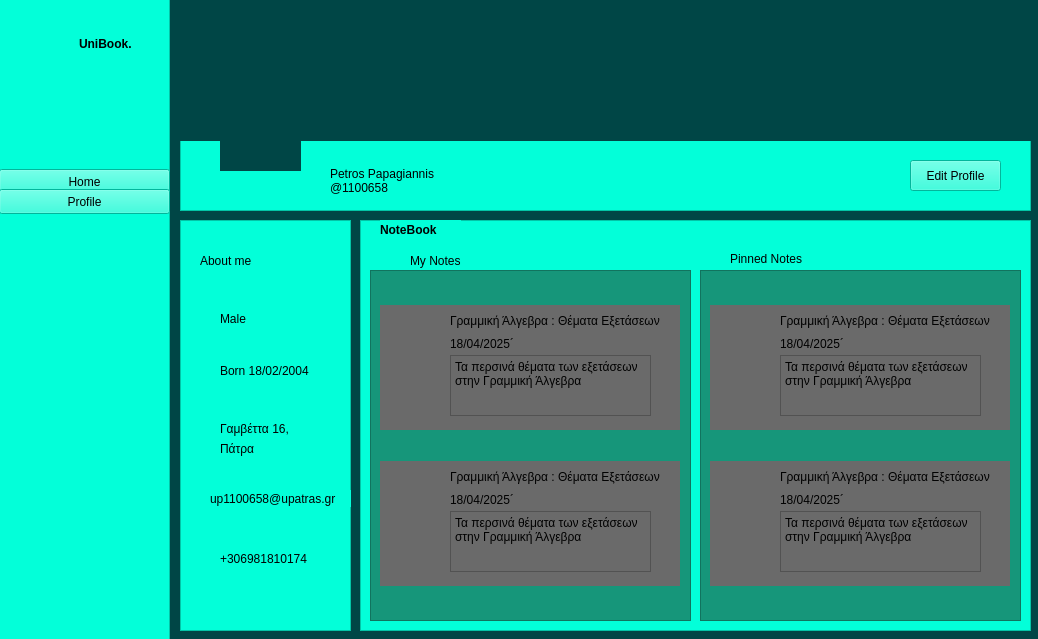
<?xml version="1.0" encoding="UTF-8"?>
<ui version="4.0">
 <class>MainWindow</class>
 <widget class="QMainWindow" name="MainWindow">
  <property name="geometry">
   <rect>
    <x>0</x>
    <y>0</y>
    <width>1038</width>
    <height>639</height>
   </rect>
  </property>
  <property name="windowTitle">
   <string>MainWindow</string>
  </property>
  <property name="styleSheet">
   <string notr="true">background-color: rgb(0, 70, 70);</string>
  </property>
  <widget class="QWidget" name="centralwidget">
   <widget class="QFrame" name="frame">
    <property name="geometry">
     <rect>
      <x>-1</x>
      <y>-1</y>
      <width>171</width>
      <height>641</height>
     </rect>
    </property>
    <property name="styleSheet">
     <string notr="true">background-color: rgb(3, 255, 217);</string>
    </property>
    <property name="frameShape">
     <enum>QFrame::StyledPanel</enum>
    </property>
    <property name="frameShadow">
     <enum>QFrame::Raised</enum>
    </property>
    <widget class="QPushButton" name="pushButton">
     <property name="geometry">
      <rect>
       <x>0</x>
       <y>170</y>
       <width>171</width>
       <height>25</height>
      </rect>
     </property>
     <property name="styleSheet">
      <string notr="true">font: 11pt &quot;Sans Serif&quot;;</string>
     </property>
     <property name="text">
      <string>Home</string>
     </property>
    </widget>
    <widget class="QPushButton" name="pushButton_2">
     <property name="geometry">
      <rect>
       <x>0</x>
       <y>190</y>
       <width>171</width>
       <height>25</height>
      </rect>
     </property>
     <property name="styleSheet">
      <string notr="true">font: 11pt &quot;Sans Serif&quot;;</string>
     </property>
     <property name="text">
      <string>Profile</string>
     </property>
    </widget>
    <widget class="QLabel" name="label">
     <property name="geometry">
      <rect>
       <x>80</x>
       <y>30</y>
       <width>81</width>
       <height>31</height>
      </rect>
     </property>
     <property name="styleSheet">
      <string notr="true">font: italic 14pt &quot;Sans Serif&quot;;</string>
     </property>
     <property name="text">
      <string>&lt;html&gt;&lt;head/&gt;&lt;body&gt;&lt;p&gt;&lt;span style=&quot; font-weight:700;&quot;&gt;UniBook.&lt;/span&gt;&lt;/p&gt;&lt;/body&gt;&lt;/html&gt;</string>
     </property>
    </widget>
    <widget class="QLabel" name="label_2">
     <property name="geometry">
      <rect>
       <x>10</x>
       <y>10</y>
       <width>51</width>
       <height>51</height>
      </rect>
     </property>
     <property name="text">
      <string/>
     </property>
     <property name="pixmap">
      <pixmap>../../../../../../../Downloads/image 1.png</pixmap>
     </property>
    </widget>
   </widget>
   <widget class="QLabel" name="label_3">
    <property name="geometry">
     <rect>
      <x>180</x>
      <y>10</y>
      <width>851</width>
      <height>131</height>
     </rect>
    </property>
    <property name="text">
     <string/>
    </property>
    <property name="pixmap">
     <pixmap>../../../../../../../Downloads/image 3.png</pixmap>
    </property>
    <property name="scaledContents">
     <bool>true</bool>
    </property>
   </widget>
   <widget class="QFrame" name="frame_2">
    <property name="geometry">
     <rect>
      <x>180</x>
      <y>10</y>
      <width>851</width>
      <height>201</height>
     </rect>
    </property>
    <property name="styleSheet">
     <string notr="true">background-color: rgb(3, 255, 217);</string>
    </property>
    <property name="frameShape">
     <enum>QFrame::StyledPanel</enum>
    </property>
    <property name="frameShadow">
     <enum>QFrame::Raised</enum>
    </property>
    <widget class="QLabel" name="label_5">
     <property name="geometry">
      <rect>
       <x>150</x>
       <y>150</y>
       <width>121</width>
       <height>41</height>
      </rect>
     </property>
     <property name="styleSheet">
      <string notr="true">color: rgb(0, 0, 0);</string>
     </property>
     <property name="text">
      <string>Petros Papagiannis
@1100658</string>
     </property>
    </widget>
    <widget class="QPushButton" name="editProfBut">
     <property name="geometry">
      <rect>
       <x>730</x>
       <y>150</y>
       <width>91</width>
       <height>31</height>
      </rect>
     </property>
     <property name="text">
      <string>Edit Profile</string>
     </property>
    </widget>
   </widget>
   <widget class="QLabel" name="label_4">
    <property name="geometry">
     <rect>
      <x>220</x>
      <y>90</y>
      <width>81</width>
      <height>81</height>
     </rect>
    </property>
    <property name="text">
     <string/>
    </property>
    <property name="pixmap">
     <pixmap>../../../../../../../Downloads/Profile Image.png</pixmap>
    </property>
    <property name="scaledContents">
     <bool>true</bool>
    </property>
   </widget>
   <widget class="QFrame" name="frame_3">
    <property name="geometry">
     <rect>
      <x>180</x>
      <y>220</y>
      <width>171</width>
      <height>411</height>
     </rect>
    </property>
    <property name="styleSheet">
     <string notr="true">background-color: rgb(3, 255, 217);</string>
    </property>
    <property name="frameShape">
     <enum>QFrame::StyledPanel</enum>
    </property>
    <property name="frameShadow">
     <enum>QFrame::Raised</enum>
    </property>
    <widget class="QLabel" name="label_6">
     <property name="geometry">
      <rect>
       <x>20</x>
       <y>30</y>
       <width>71</width>
       <height>21</height>
      </rect>
     </property>
     <property name="styleSheet">
      <string notr="true">font: 10pt &quot;Sans Serif&quot;;</string>
     </property>
     <property name="text">
      <string>About me</string>
     </property>
    </widget>
    <widget class="QLabel" name="label_7">
     <property name="geometry">
      <rect>
       <x>40</x>
       <y>90</y>
       <width>54</width>
       <height>17</height>
      </rect>
     </property>
     <property name="text">
      <string>Male</string>
     </property>
    </widget>
    <widget class="QLabel" name="label_8">
     <property name="geometry">
      <rect>
       <x>40</x>
       <y>130</y>
       <width>121</width>
       <height>41</height>
      </rect>
     </property>
     <property name="text">
      <string>Born 18/02/2004 </string>
     </property>
    </widget>
    <widget class="QLabel" name="label_9">
     <property name="geometry">
      <rect>
       <x>40</x>
       <y>200</y>
       <width>81</width>
       <height>17</height>
      </rect>
     </property>
     <property name="text">
      <string>Γαμβέττα 16,</string>
     </property>
    </widget>
    <widget class="QLabel" name="label_10">
     <property name="geometry">
      <rect>
       <x>40</x>
       <y>220</y>
       <width>54</width>
       <height>17</height>
      </rect>
     </property>
     <property name="text">
      <string>Πάτρα</string>
     </property>
    </widget>
    <widget class="QLabel" name="label_11">
     <property name="geometry">
      <rect>
       <x>40</x>
       <y>330</y>
       <width>101</width>
       <height>17</height>
      </rect>
     </property>
     <property name="text">
      <string>+306981810174</string>
     </property>
    </widget>
    <widget class="QLabel" name="label_12">
     <property name="geometry">
      <rect>
       <x>30</x>
       <y>270</y>
       <width>141</width>
       <height>17</height>
      </rect>
     </property>
     <property name="text">
      <string>up1100658@upatras.gr</string>
     </property>
    </widget>
    <widget class="QLabel" name="label_13">
     <property name="geometry">
      <rect>
       <x>10</x>
       <y>80</y>
       <width>20</width>
       <height>21</height>
      </rect>
     </property>
     <property name="text">
      <string/>
     </property>
     <property name="pixmap">
      <pixmap resource="../Qss/icons/_icons.qrc">:/font_awesome/regular/icons/font_awesome/regular/user.png</pixmap>
     </property>
     <property name="scaledContents">
      <bool>true</bool>
     </property>
    </widget>
    <widget class="QLabel" name="label_14">
     <property name="geometry">
      <rect>
       <x>10</x>
       <y>140</y>
       <width>20</width>
       <height>21</height>
      </rect>
     </property>
     <property name="text">
      <string/>
     </property>
     <property name="pixmap">
      <pixmap resource="../Qss/icons/_icons.qrc">:/font_awesome/solid/icons/font_awesome/solid/cake-candles.png</pixmap>
     </property>
     <property name="scaledContents">
      <bool>true</bool>
     </property>
    </widget>
    <widget class="QLabel" name="label_15">
     <property name="geometry">
      <rect>
       <x>10</x>
       <y>200</y>
       <width>20</width>
       <height>21</height>
      </rect>
     </property>
     <property name="text">
      <string/>
     </property>
     <property name="pixmap">
      <pixmap resource="../Qss/icons/_icons.qrc">:/font_awesome/solid/icons/font_awesome/solid/location-pin.png</pixmap>
     </property>
     <property name="scaledContents">
      <bool>true</bool>
     </property>
    </widget>
    <widget class="QLabel" name="label_16">
     <property name="geometry">
      <rect>
       <x>10</x>
       <y>270</y>
       <width>20</width>
       <height>21</height>
      </rect>
     </property>
     <property name="text">
      <string/>
     </property>
     <property name="pixmap">
      <pixmap resource="../Qss/icons/_icons.qrc">:/font_awesome/solid/icons/font_awesome/solid/folder-open.png</pixmap>
     </property>
     <property name="scaledContents">
      <bool>true</bool>
     </property>
    </widget>
    <widget class="QLabel" name="label_17">
     <property name="geometry">
      <rect>
       <x>10</x>
       <y>330</y>
       <width>20</width>
       <height>21</height>
      </rect>
     </property>
     <property name="text">
      <string/>
     </property>
     <property name="pixmap">
      <pixmap resource="../Qss/icons/_icons.qrc">:/font_awesome/solid/icons/font_awesome/solid/phone-flip.png</pixmap>
     </property>
     <property name="scaledContents">
      <bool>true</bool>
     </property>
    </widget>
   </widget>
   <widget class="QFrame" name="frame_4">
    <property name="geometry">
     <rect>
      <x>360</x>
      <y>220</y>
      <width>671</width>
      <height>411</height>
     </rect>
    </property>
    <property name="styleSheet">
     <string notr="true">background-color: rgb(3, 255, 217);</string>
    </property>
    <property name="frameShape">
     <enum>QFrame::StyledPanel</enum>
    </property>
    <property name="frameShadow">
     <enum>QFrame::Raised</enum>
    </property>
    <widget class="QLabel" name="label_18">
     <property name="geometry">
      <rect>
       <x>20</x>
       <y>0</y>
       <width>81</width>
       <height>21</height>
      </rect>
     </property>
     <property name="styleSheet">
      <string notr="true">font: 11pt &quot;Sans Serif&quot;;</string>
     </property>
     <property name="text">
      <string>&lt;html&gt;&lt;head/&gt;&lt;body&gt;&lt;p&gt;&lt;span style=&quot; font-weight:700;&quot;&gt;NoteBook&lt;/span&gt;&lt;/p&gt;&lt;/body&gt;&lt;/html&gt;</string>
     </property>
    </widget>
    <widget class="QLabel" name="label_19">
     <property name="geometry">
      <rect>
       <x>50</x>
       <y>30</y>
       <width>54</width>
       <height>21</height>
      </rect>
     </property>
     <property name="styleSheet">
      <string notr="true">color: rgb(0, 0, 0);</string>
     </property>
     <property name="text">
      <string>My Notes</string>
     </property>
    </widget>
    <widget class="QLabel" name="label_20">
     <property name="geometry">
      <rect>
       <x>10</x>
       <y>30</y>
       <width>31</width>
       <height>17</height>
      </rect>
     </property>
     <property name="text">
      <string/>
     </property>
     <property name="pixmap">
      <pixmap resource="../Qss/icons/_icons.qrc">:/material_design/icons/material_design/sticky_note_2.png</pixmap>
     </property>
    </widget>
    <widget class="QLabel" name="label_21">
     <property name="geometry">
      <rect>
       <x>370</x>
       <y>30</y>
       <width>81</width>
       <height>17</height>
      </rect>
     </property>
     <property name="styleSheet">
      <string notr="true">color: rgb(0, 0, 0);</string>
     </property>
     <property name="text">
      <string>Pinned Notes</string>
     </property>
    </widget>
    <widget class="QLabel" name="label_23">
     <property name="geometry">
      <rect>
       <x>340</x>
       <y>30</y>
       <width>21</width>
       <height>17</height>
      </rect>
     </property>
     <property name="text">
      <string/>
     </property>
     <property name="pixmap">
      <pixmap resource="../Qss/icons/_icons.qrc">:/material_design/icons/material_design/sticky_note_2.png</pixmap>
     </property>
    </widget>
    <widget class="Widget" name="scrollArea_2">
     <property name="geometry">
      <rect>
       <x>340</x>
       <y>50</y>
       <width>321</width>
       <height>351</height>
      </rect>
     </property>
     <property name="styleSheet">
      <string notr="true">background-color: rgb(22, 150, 122);</string>
     </property>
     <property name="widgetResizable">
      <bool>true</bool>
     </property>
     <widget class="QWidget" name="scrollAreaWidgetContents_2">
      <property name="geometry">
       <rect>
        <x>0</x>
        <y>0</y>
        <width>319</width>
        <height>349</height>
       </rect>
      </property>
      <layout class="QVBoxLayout" name="verticalLayout_3">
       <item>
        <widget class="QWidget" name="widget_2" native="true">
         <property name="maximumSize">
          <size>
           <width>300</width>
           <height>125</height>
          </size>
         </property>
         <property name="styleSheet">
          <string notr="true">background-color: rgb(106, 106, 106);</string>
         </property>
         <widget class="QLabel" name="label_26">
          <property name="geometry">
           <rect>
            <x>0</x>
            <y>0</y>
            <width>61</width>
            <height>125</height>
           </rect>
          </property>
          <property name="minimumSize">
           <size>
            <width>0</width>
            <height>125</height>
           </size>
          </property>
          <property name="text">
           <string/>
          </property>
          <property name="pixmap">
           <pixmap>../../../../../../../Downloads/Mask Group.png</pixmap>
          </property>
          <property name="scaledContents">
           <bool>true</bool>
          </property>
         </widget>
         <widget class="QLabel" name="label_27">
          <property name="geometry">
           <rect>
            <x>70</x>
            <y>0</y>
            <width>231</width>
            <height>31</height>
           </rect>
          </property>
          <property name="styleSheet">
           <string notr="true">color: rgb(0, 0, 0);</string>
          </property>
          <property name="text">
           <string>Γραμμική Άλγεβρα : Θέματα Εξετάσεων</string>
          </property>
         </widget>
         <widget class="QTextBrowser" name="textBrowser_2">
          <property name="geometry">
           <rect>
            <x>70</x>
            <y>50</y>
            <width>201</width>
            <height>61</height>
           </rect>
          </property>
          <property name="html">
           <string>&lt;!DOCTYPE HTML PUBLIC &quot;-//W3C//DTD HTML 4.0//EN&quot; &quot;http://www.w3.org/TR/REC-html40/strict.dtd&quot;&gt;
&lt;html&gt;&lt;head&gt;&lt;meta name=&quot;qrichtext&quot; content=&quot;1&quot; /&gt;&lt;meta charset=&quot;utf-8&quot; /&gt;&lt;style type=&quot;text/css&quot;&gt;
p, li { white-space: pre-wrap; }
hr { height: 1px; border-width: 0; }
li.unchecked::marker { content: &quot;\2610&quot;; }
li.checked::marker { content: &quot;\2612&quot;; }
&lt;/style&gt;&lt;/head&gt;&lt;body style=&quot; font-family:'Sans Serif'; font-size:9pt; font-weight:400; font-style:normal;&quot;&gt;
&lt;p style=&quot; margin-top:0px; margin-bottom:0px; margin-left:0px; margin-right:0px; -qt-block-indent:0; text-indent:0px;&quot;&gt;Τα περσινά θέματα των εξετάσεων στην Γραμμική Άλγεβρα&lt;/p&gt;
&lt;p style=&quot;-qt-paragraph-type:empty; margin-top:0px; margin-bottom:0px; margin-left:0px; margin-right:0px; -qt-block-indent:0; text-indent:0px;&quot;&gt;&lt;br /&gt;&lt;/p&gt;&lt;/body&gt;&lt;/html&gt;</string>
          </property>
         </widget>
         <widget class="QLabel" name="label_28">
          <property name="geometry">
           <rect>
            <x>70</x>
            <y>30</y>
            <width>71</width>
            <height>17</height>
           </rect>
          </property>
          <property name="text">
           <string>18/04/2025´</string>
          </property>
         </widget>
        </widget>
       </item>
       <item>
        <widget class="QWidget" name="widget" native="true">
         <property name="maximumSize">
          <size>
           <width>300</width>
           <height>125</height>
          </size>
         </property>
         <property name="styleSheet">
          <string notr="true">background-color: rgb(106, 106, 106);</string>
         </property>
         <widget class="QLabel" name="label_22">
          <property name="geometry">
           <rect>
            <x>0</x>
            <y>0</y>
            <width>61</width>
            <height>125</height>
           </rect>
          </property>
          <property name="minimumSize">
           <size>
            <width>0</width>
            <height>125</height>
           </size>
          </property>
          <property name="text">
           <string/>
          </property>
          <property name="pixmap">
           <pixmap>../../../../../../../Downloads/Mask Group.png</pixmap>
          </property>
          <property name="scaledContents">
           <bool>true</bool>
          </property>
         </widget>
         <widget class="QLabel" name="label_24">
          <property name="geometry">
           <rect>
            <x>70</x>
            <y>0</y>
            <width>231</width>
            <height>31</height>
           </rect>
          </property>
          <property name="styleSheet">
           <string notr="true">color: rgb(0, 0, 0);</string>
          </property>
          <property name="text">
           <string>Γραμμική Άλγεβρα : Θέματα Εξετάσεων</string>
          </property>
         </widget>
         <widget class="QTextBrowser" name="textBrowser">
          <property name="geometry">
           <rect>
            <x>70</x>
            <y>50</y>
            <width>201</width>
            <height>61</height>
           </rect>
          </property>
          <property name="html">
           <string>&lt;!DOCTYPE HTML PUBLIC &quot;-//W3C//DTD HTML 4.0//EN&quot; &quot;http://www.w3.org/TR/REC-html40/strict.dtd&quot;&gt;
&lt;html&gt;&lt;head&gt;&lt;meta name=&quot;qrichtext&quot; content=&quot;1&quot; /&gt;&lt;meta charset=&quot;utf-8&quot; /&gt;&lt;style type=&quot;text/css&quot;&gt;
p, li { white-space: pre-wrap; }
hr { height: 1px; border-width: 0; }
li.unchecked::marker { content: &quot;\2610&quot;; }
li.checked::marker { content: &quot;\2612&quot;; }
&lt;/style&gt;&lt;/head&gt;&lt;body style=&quot; font-family:'Sans Serif'; font-size:9pt; font-weight:400; font-style:normal;&quot;&gt;
&lt;p style=&quot; margin-top:0px; margin-bottom:0px; margin-left:0px; margin-right:0px; -qt-block-indent:0; text-indent:0px;&quot;&gt;Τα περσινά θέματα των εξετάσεων στην Γραμμική Άλγεβρα&lt;/p&gt;
&lt;p style=&quot;-qt-paragraph-type:empty; margin-top:0px; margin-bottom:0px; margin-left:0px; margin-right:0px; -qt-block-indent:0; text-indent:0px;&quot;&gt;&lt;br /&gt;&lt;/p&gt;&lt;/body&gt;&lt;/html&gt;</string>
          </property>
         </widget>
         <widget class="QLabel" name="label_25">
          <property name="geometry">
           <rect>
            <x>70</x>
            <y>30</y>
            <width>71</width>
            <height>17</height>
           </rect>
          </property>
          <property name="text">
           <string>18/04/2025´</string>
          </property>
         </widget>
        </widget>
       </item>
      </layout>
     </widget>
    </widget>
    <widget class="Widget" name="scrollArea_3">
     <property name="geometry">
      <rect>
       <x>10</x>
       <y>50</y>
       <width>321</width>
       <height>351</height>
      </rect>
     </property>
     <property name="styleSheet">
      <string notr="true">background-color: rgb(22, 150, 122);</string>
     </property>
     <property name="widgetResizable">
      <bool>true</bool>
     </property>
     <widget class="QWidget" name="scrollAreaWidgetContents_3">
      <property name="geometry">
       <rect>
        <x>0</x>
        <y>0</y>
        <width>319</width>
        <height>349</height>
       </rect>
      </property>
      <layout class="QVBoxLayout" name="verticalLayout_4">
       <item>
        <widget class="QWidget" name="widget_3" native="true">
         <property name="maximumSize">
          <size>
           <width>300</width>
           <height>125</height>
          </size>
         </property>
         <property name="styleSheet">
          <string notr="true">background-color: rgb(106, 106, 106);</string>
         </property>
         <widget class="QLabel" name="label_29">
          <property name="geometry">
           <rect>
            <x>0</x>
            <y>0</y>
            <width>61</width>
            <height>125</height>
           </rect>
          </property>
          <property name="minimumSize">
           <size>
            <width>0</width>
            <height>125</height>
           </size>
          </property>
          <property name="text">
           <string/>
          </property>
          <property name="pixmap">
           <pixmap>../../../../../../../Downloads/Mask Group.png</pixmap>
          </property>
          <property name="scaledContents">
           <bool>true</bool>
          </property>
         </widget>
         <widget class="QLabel" name="label_30">
          <property name="geometry">
           <rect>
            <x>70</x>
            <y>0</y>
            <width>231</width>
            <height>31</height>
           </rect>
          </property>
          <property name="styleSheet">
           <string notr="true">color: rgb(0, 0, 0);</string>
          </property>
          <property name="text">
           <string>Γραμμική Άλγεβρα : Θέματα Εξετάσεων</string>
          </property>
         </widget>
         <widget class="QTextBrowser" name="textBrowser_3">
          <property name="geometry">
           <rect>
            <x>70</x>
            <y>50</y>
            <width>201</width>
            <height>61</height>
           </rect>
          </property>
          <property name="html">
           <string>&lt;!DOCTYPE HTML PUBLIC &quot;-//W3C//DTD HTML 4.0//EN&quot; &quot;http://www.w3.org/TR/REC-html40/strict.dtd&quot;&gt;
&lt;html&gt;&lt;head&gt;&lt;meta name=&quot;qrichtext&quot; content=&quot;1&quot; /&gt;&lt;meta charset=&quot;utf-8&quot; /&gt;&lt;style type=&quot;text/css&quot;&gt;
p, li { white-space: pre-wrap; }
hr { height: 1px; border-width: 0; }
li.unchecked::marker { content: &quot;\2610&quot;; }
li.checked::marker { content: &quot;\2612&quot;; }
&lt;/style&gt;&lt;/head&gt;&lt;body style=&quot; font-family:'Sans Serif'; font-size:9pt; font-weight:400; font-style:normal;&quot;&gt;
&lt;p style=&quot; margin-top:0px; margin-bottom:0px; margin-left:0px; margin-right:0px; -qt-block-indent:0; text-indent:0px;&quot;&gt;Τα περσινά θέματα των εξετάσεων στην Γραμμική Άλγεβρα&lt;/p&gt;
&lt;p style=&quot;-qt-paragraph-type:empty; margin-top:0px; margin-bottom:0px; margin-left:0px; margin-right:0px; -qt-block-indent:0; text-indent:0px;&quot;&gt;&lt;br /&gt;&lt;/p&gt;&lt;/body&gt;&lt;/html&gt;</string>
          </property>
         </widget>
         <widget class="QLabel" name="label_31">
          <property name="geometry">
           <rect>
            <x>70</x>
            <y>30</y>
            <width>71</width>
            <height>17</height>
           </rect>
          </property>
          <property name="text">
           <string>18/04/2025´</string>
          </property>
         </widget>
        </widget>
       </item>
       <item>
        <widget class="QWidget" name="widget_4" native="true">
         <property name="maximumSize">
          <size>
           <width>300</width>
           <height>125</height>
          </size>
         </property>
         <property name="styleSheet">
          <string notr="true">background-color: rgb(106, 106, 106);</string>
         </property>
         <widget class="QLabel" name="label_32">
          <property name="geometry">
           <rect>
            <x>0</x>
            <y>0</y>
            <width>61</width>
            <height>125</height>
           </rect>
          </property>
          <property name="minimumSize">
           <size>
            <width>0</width>
            <height>125</height>
           </size>
          </property>
          <property name="text">
           <string/>
          </property>
          <property name="pixmap">
           <pixmap>../../../../../../../Downloads/Mask Group.png</pixmap>
          </property>
          <property name="scaledContents">
           <bool>true</bool>
          </property>
         </widget>
         <widget class="QLabel" name="label_33">
          <property name="geometry">
           <rect>
            <x>70</x>
            <y>0</y>
            <width>231</width>
            <height>31</height>
           </rect>
          </property>
          <property name="styleSheet">
           <string notr="true">color: rgb(0, 0, 0);</string>
          </property>
          <property name="text">
           <string>Γραμμική Άλγεβρα : Θέματα Εξετάσεων</string>
          </property>
         </widget>
         <widget class="QTextBrowser" name="textBrowser_4">
          <property name="geometry">
           <rect>
            <x>70</x>
            <y>50</y>
            <width>201</width>
            <height>61</height>
           </rect>
          </property>
          <property name="html">
           <string>&lt;!DOCTYPE HTML PUBLIC &quot;-//W3C//DTD HTML 4.0//EN&quot; &quot;http://www.w3.org/TR/REC-html40/strict.dtd&quot;&gt;
&lt;html&gt;&lt;head&gt;&lt;meta name=&quot;qrichtext&quot; content=&quot;1&quot; /&gt;&lt;meta charset=&quot;utf-8&quot; /&gt;&lt;style type=&quot;text/css&quot;&gt;
p, li { white-space: pre-wrap; }
hr { height: 1px; border-width: 0; }
li.unchecked::marker { content: &quot;\2610&quot;; }
li.checked::marker { content: &quot;\2612&quot;; }
&lt;/style&gt;&lt;/head&gt;&lt;body style=&quot; font-family:'Sans Serif'; font-size:9pt; font-weight:400; font-style:normal;&quot;&gt;
&lt;p style=&quot; margin-top:0px; margin-bottom:0px; margin-left:0px; margin-right:0px; -qt-block-indent:0; text-indent:0px;&quot;&gt;Τα περσινά θέματα των εξετάσεων στην Γραμμική Άλγεβρα&lt;/p&gt;
&lt;p style=&quot;-qt-paragraph-type:empty; margin-top:0px; margin-bottom:0px; margin-left:0px; margin-right:0px; -qt-block-indent:0; text-indent:0px;&quot;&gt;&lt;br /&gt;&lt;/p&gt;&lt;/body&gt;&lt;/html&gt;</string>
          </property>
         </widget>
         <widget class="QLabel" name="label_34">
          <property name="geometry">
           <rect>
            <x>70</x>
            <y>30</y>
            <width>71</width>
            <height>17</height>
           </rect>
          </property>
          <property name="text">
           <string>18/04/2025´</string>
          </property>
         </widget>
        </widget>
       </item>
      </layout>
     </widget>
    </widget>
   </widget>
   <zorder>frame_2</zorder>
   <zorder>frame</zorder>
   <zorder>label_3</zorder>
   <zorder>label_4</zorder>
   <zorder>frame_3</zorder>
   <zorder>frame_4</zorder>
  </widget>
 </widget>
 <customwidgets>
  <customwidget>
   <class>Widget</class>
   <extends>QScrollArea</extends>
   <header>widget.h</header>
   <container>1</container>
  </customwidget>
 </customwidgets>
 <resources>
  <include location="../Qss/icons/_icons.qrc"/>
 </resources>
 <connections/>
</ui>
